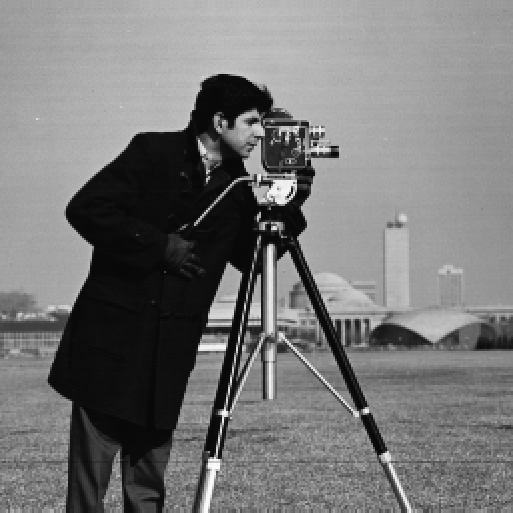
#> input picture Camera.png, 513 x 513 px
$ python Piece_wise_transfomation.py
#> lines starting #> are read from the running program, lines starting #| are printed output that depends on the picture
#piece wise transformation
import cv2
import matplotlib.pyplot as plt
import numpy as np
img=cv2.imread('Camera.png',0)
#> img is the input picture: shape (513, 513); min 7, max 253, mean 118.7
img = np.asarray(img)
pwl = img.copy()
for i in range(len(img)):
    for j in range(len(img[i])):
        if img[i][j]>142 & img[i][j]<250:
            img[i][j]=255;
        else:
            img[i][j]=img[i][j]
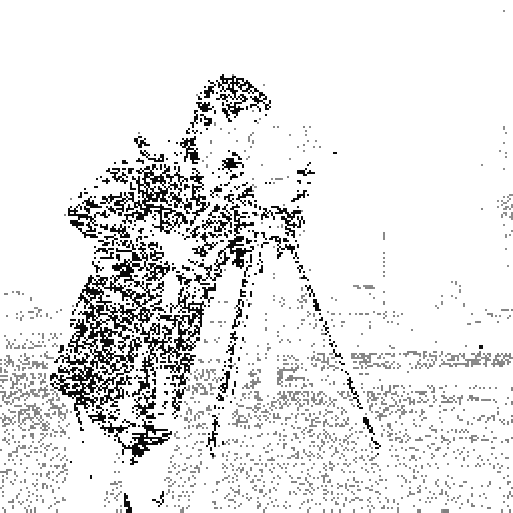
#> img: shape (513, 513); min 8, max 255, mean 231.4
cv2.imshow('Result',img)
cv2.imshow('Original',pwl)
cv2.waitKey(100000)
cv2.destroyAllWindows()
plt.show()
